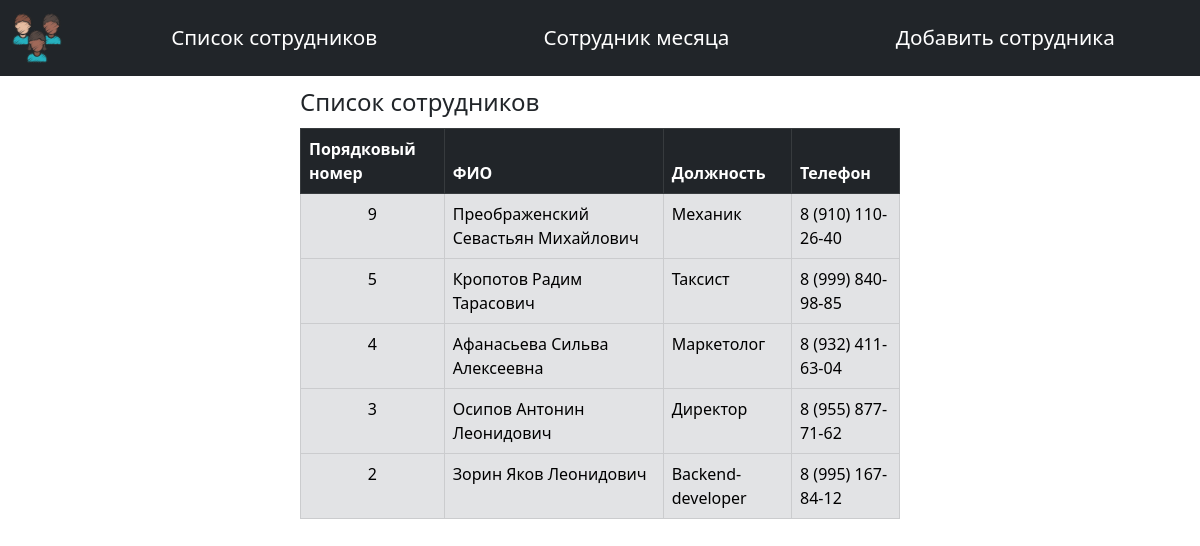
/list_workers/, run on the app's committed database.
### workers/models.py (models this page shows, shortened)
class Worker(models.Model):
    fio = models.CharField(max_length=255, verbose_name="ФИО")
    position = models.CharField(max_length=255, verbose_name="Должность")
    telephone = PhoneNumberField(unique=True, null=False, blank=False, verbose_name='Телефон')
    email = models.EmailField(max_length=255, verbose_name="Email")
    adress = models.CharField(max_length=255, verbose_name="Адрес", blank=True)
    photo = models.ImageField(upload_to="photos/", verbose_name="Фото сотрудника", blank=True)
    class Meta:
        verbose_name = "Сотрудники"
        verbose_name_plural = "Сотрудники"
        ordering = ('id',)

### workers/views.py (the view)
# urls.py: path('list_workers/', WorkersView.as_view(), name='list_workers'),
class WorkersView(ListView):
    model = Worker
    context_object_name = 'workers'
    template_name = "workers/list_workers.html"
    ordering = ('-id',)
    extra_context = {'title': 'Список сотрудников'}

### workers/templatetags/workers_tag.py (called while the page is built)
@register.simple_tag()
def get_menu():
    menu = [{'title': 'Список сотрудников', 'url_name': 'list_workers'},
            {'title': 'Сотрудник месяца', 'url_name': 'employee_month'},
            {'title': 'Добавить сотрудника', 'url_name': 'add_worker'}]
    return menu

### workers/templates/workers/list_workers.html (shortened to what this page needs)
{% extends 'workers/base.html' %}
{% block content %}
	<div class="table-responsive">
	<table class="table table-bordered border-dark-subtle">
		<caption class="fs-4 text-dark me-auto" style="caption-side: top;">Список сотрудников</caption>
		<thead class="table-dark">
			<tr>
				<th scope="col">Порядковый номер</th>
				<th scope="col">ФИО</th>
				<th scope="col">Должность</th>
				<th scope="col">Телефон</th>
			</tr>
		</thead>
		<tbody class="table-secondary">
			{% for w in workers %}
			<tr>
				<td class="text-center">{{ w.id }}</td>
				<td>{{ w.fio }}</td>
				<td>{{ w.position }}</td>
				<td>{{ w.telephone }}</td>
			</tr>
			{% endfor %}
		</tbody>
	</table>
	</div>
{% endblock content %}

### workers/templates/workers/base.html (shortened to what this page needs)
{% load static %}
{% load workers_tag %}
<!DOCTYPE html>
<html>
<head>
	<link href="https://cdn.jsdelivr.net/npm/bootstrap@5.3.0-alpha3/dist/css/bootstrap.min.css" rel="stylesheet">
	<link rel="stylesheet" type="text/css" href="{% static 'workers/css/styles.css' %}">
</head>
<body>
  {% block menu %}
	<nav id="nav" class="navbar navbar-expand-lg navbar-dark bg-dark">
  <div class="container-fluid">
    <a class="navbar-brand" href="{% url 'home' %}">
        <img src="{% static 'workers/images/icon.png' %}" width="50" height="50">
    </a>
    <div class="collapse navbar-collapse" id="navbarSupportedContent">
      <ul class="navbar-nav me-auto mb-2 mb-lg-0 fs-5 flex-grow-1 flex-row justify-content-around">
        {% get_menu as menu %}
        {% for m in menu %}
        <li class="nav-item">
          <a class="nav-link active" aria-current="page" href="{% url m.url_name %}">{{ m.title }}</a>
        </li>
        {% endfor %}
      </ul>
    </div>
  </div>
	</nav>
  {% endblock menu %}
  {% block content %}
  {% endblock content %}
</body>
</html>

### workers/static/workers/css/styles.css (style rules this page uses)
* { box-sizing: border-box; margin: 0; padding: 0; }
.table { margin: auto; max-width: 50%; }
li.nav-item { padding-left: 20px; }
.nav-link { font-size: calc(16px + 5 * (100vw / 1280)); }

### data on the page
Worker: id "9", fio "Преображенский Севастьян Михайлович", position "Механик", telephone "8 (910) 110-26-40"
Worker: id "5", fio "Кропотов Радим Тарасович", position "Таксист", telephone "8 (999) 840-98-85"
Worker: id "4", fio "Афанасьева Сильва Алексеевна", position "Маркетолог", telephone "8 (932) 411-63-04"
Worker: id "3", fio "Осипов Антонин Леонидович", position "Директор", telephone "8 (955) 877-71-62"
Worker: id "2", fio "Зорин Яков Леонидович", position "Backend-developer", telephone "8 (995) 167-84-12"

### other printed values
{{ m.title }} "Список сотрудников" "Сотрудник месяца" "Добавить сотрудника"
